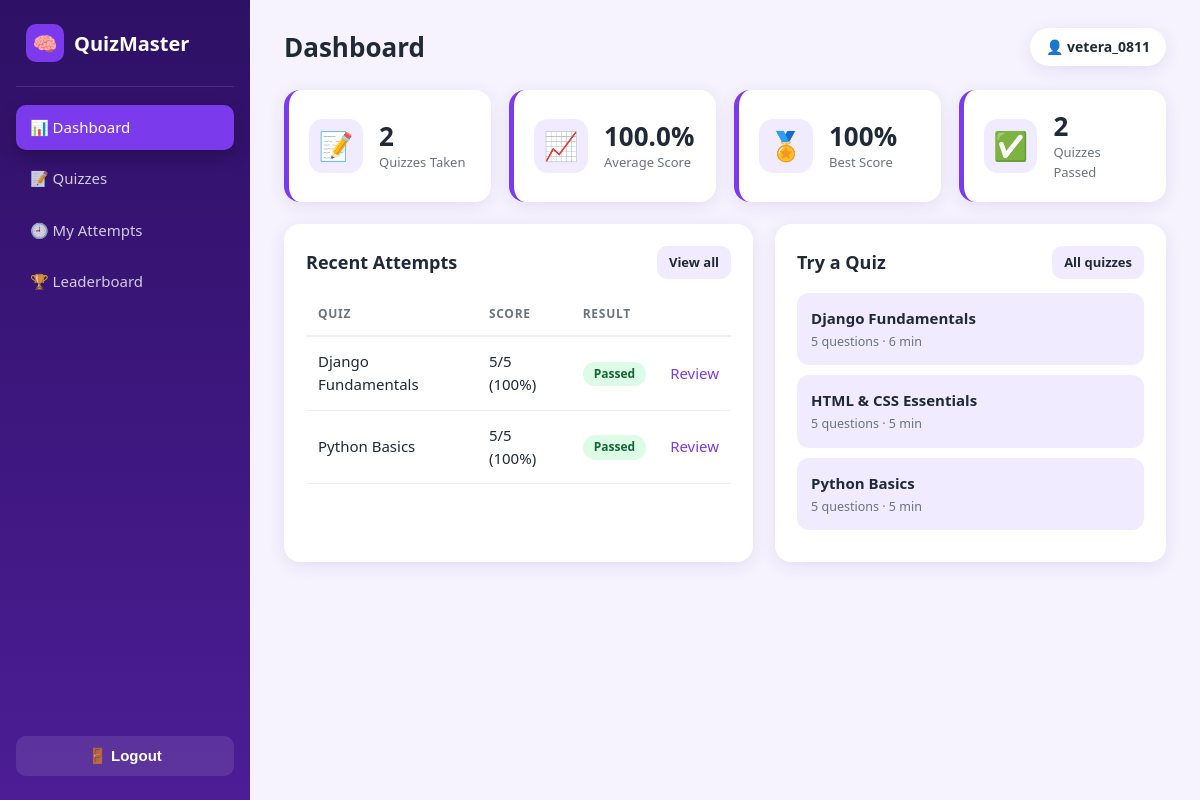
The app's page / (signed in) with its own data.
### quiz/models.py (models this page shows, shortened)
class Attempt(models.Model):
    user = models.ForeignKey(settings.AUTH_USER_MODEL, on_delete=models.CASCADE, related_name='attempts')
    quiz = models.ForeignKey(Quiz, on_delete=models.CASCADE, related_name='attempts')
    started_at = models.DateTimeField(auto_now_add=True)
    finished_at = models.DateTimeField(null=True, blank=True)
    score = models.PositiveIntegerField(default=0)
    total = models.PositiveIntegerField(default=0)
    class Meta:
        ordering = ['-started_at']
    @property
    def percentage(self):
        return round(self.score * 100 / self.total) if self.total else 0
    @property
    def passed(self):
        return self.percentage >= self.quiz.pass_percentage

class Quiz(models.Model):
    title = models.CharField(max_length=150)
    description = models.TextField(blank=True)
    category = models.ForeignKey(Category, null=True, blank=True, on_delete=models.SET_NULL, related_name='quizzes')
    time_limit_minutes = models.PositiveIntegerField(default=10, validators=[MinValueValidator(1)],
                                                     help_text='Time allowed in minutes.')
    pass_percentage = models.PositiveIntegerField(default=50, validators=[MinValueValidator(1), MaxValueValidator(100)])
    is_published = models.BooleanField(default=True, help_text='Only published quizzes with questions are shown to users.')
    created_at = models.DateTimeField(auto_now_add=True)
    class Meta:
        ordering = ['title']
        verbose_name_plural = 'quizzes'

### quiz/views.py (the view)
# urls.py: path('', views.dashboard, name='dashboard'),
@login_required
def dashboard(request):
    finished_qs = Attempt.objects.filter(user=request.user, finished_at__isnull=False).select_related('quiz')
    finished = list(finished_qs[:200])
    percentages = [a.percentage for a in finished]
    context = {
        'attempt_count': finished_qs.count(),
        'average': round(sum(percentages) / len(percentages), 1) if percentages else None,
        'best': max(percentages) if percentages else None,
        'passed_count': sum(1 for a in finished if a.passed),
        'recent': finished[:5],
        'in_progress': Attempt.objects.filter(user=request.user, finished_at__isnull=True).select_related('quiz'),
        'featured': published_quizzes().order_by('-created_at')[:3],
    }
    return render(request, 'quiz/dashboard.html', context)

### quiz/views.py (called while the page is built)
def published_quizzes():
    return (Quiz.objects.filter(is_published=True)
            .select_related('category')
            .annotate(question_total=Count('questions', distinct=True))
            .filter(question_total__gt=0))

### templates/quiz/dashboard.html (shortened to what this page needs)
{% extends 'base.html' %}
{% block heading %}Dashboard{% endblock %}
{% block content %}
<div class="stats-grid">
  <div class="stat-card"><div class="stat-icon">📝</div><div><h3>{{ attempt_count }}</h3><p>Quizzes Taken</p></div></div>
  <div class="stat-card"><div class="stat-icon">📈</div><div><h3>{% if average is not None %}{{ average }}%{% else %}--{% endif %}</h3><p>Average Score</p></div></div>
  <div class="stat-card"><div class="stat-icon">🏅</div><div><h3>{% if best is not None %}{{ best }}%{% else %}--{% endif %}</h3><p>Best Score</p></div></div>
  <div class="stat-card"><div class="stat-icon">✅</div><div><h3>{{ passed_count }}</h3><p>Quizzes Passed</p></div></div>
</div>
<div class="two-col">
  <div class="card">
    <div class="card-head"><h2>Recent Attempts</h2><a class="btn btn-light btn-sm" href="{% url 'attempt_history' %}">View all</a></div>
    {% if recent %}
    <div class="table-wrap"><table>
      <thead><tr><th>Quiz</th><th>Score</th><th>Result</th><th></th></tr></thead>
      <tbody>
      {% for a in recent %}
        <tr>
          <td>{{ a.quiz.title }}</td>
          <td>{{ a.score }}/{{ a.total }} ({{ a.percentage }}%)</td>
          <td>{% if a.passed %}<span class="badge badge-green">Passed</span>{% else %}<span class="badge badge-red">Failed</span>{% endif %}</td>
          <td><a href="{% url 'attempt_result' a.pk %}">Review</a></td>
        </tr>
      {% endfor %}
      </tbody>
    </table></div>
    {% else %}
    <div class="empty"><span class="big">🧠</span>You have not taken any quiz yet. <a href="{% url 'quiz_list' %}">Start one now</a>.</div>
    {% endif %}
  </div>
  <div class="card">
    <div class="card-head"><h2>Try a Quiz</h2><a class="btn btn-light btn-sm" href="{% url 'quiz_list' %}">All quizzes</a></div>
    {% for q in featured %}
      <a class="mini-quiz" href="{% url 'quiz_detail' q.pk %}">
        <strong>{{ q.title }}</strong>
        <small class="muted">{{ q.question_total }} questions · {{ q.time_limit_minutes }} min</small>
      </a>
    {% empty %}
      <div class="empty">No quizzes available yet.{% if user.is_staff %} <a href="{% url 'admin:index' %}">Add some in the admin</a>.{% endif %}</div>
    {% endfor %}
  </div>
</div>
{% endblock %}

### templates/base.html (shortened to what this page needs)
{% load static %}<!DOCTYPE html>
<html lang="en">
<head>
  <link rel="stylesheet" href="{% static 'css/style.css' %}">
</head>
<body>
<div class="layout">
  <aside class="sidebar">
    <div class="brand"><span class="logo">🧠</span> QuizMaster</div>
    <nav class="nav">
      <a href="{% url 'dashboard' %}" class="{% if request.path == '/' %}active{% endif %}">📊 Dashboard</a>
      <a href="{% url 'quiz_list' %}" class="{% if '/quizzes/' in request.path %}active{% endif %}">📝 Quizzes</a>
      <a href="{% url 'attempt_history' %}" class="{% if '/attempts/' in request.path %}active{% endif %}">🕘 My Attempts</a>
      <a href="{% url 'leaderboard' %}" class="{% if '/leaderboard/' in request.path %}active{% endif %}">🏆 Leaderboard</a>
    </nav>
    <form method="post" action="{% url 'logout' %}">{% csrf_token %}
      <button type="submit" class="logout-btn">🚪 Logout</button>
    </form>
  </aside>
  <main class="content">
    <header class="topbar">
      <h1>{% block heading %}{% endblock %}</h1>
      <span class="user-chip">👤 {{ user.username }}</span>
    </header>
    {% block content %}{% endblock %}
  </main>
</div>
</body>
</html>

### static/css/style.css (style rules this page uses)
:root { --primary: #7c3aed; --primary-dark: #6d28d9; --primary2: #ec4899; --dark: #2e1065; --dark2: #4c1d95; --bg: #f6f3ff; --card: #ffffff; --soft: #f1ebff; --text: #1f2937; --muted: #6b7280; --shadow: 0 4px 18px rgba(46, 16, 101, 0.09); }
* { box-sizing: border-box; margin: 0; padding: 0; }
html { scroll-behavior: smooth; }
body { font-family: "Segoe UI", system-ui, -apple-system, Roboto, Arial, sans-serif; background: var(--bg); color: var(--text); line-height: 1.55; font-size: 15px; }
a { color: var(--primary); text-decoration: none; }
h1, h2, h3 { line-height: 1.25; }
.layout { display: flex; min-height: 100vh; }
.sidebar { width: 250px; background: linear-gradient(180deg, var(--dark), var(--dark2)); color: #fff; padding: 24px 16px; position: fixed; inset: 0 auto 0 0; display: flex; flex-direction: column; z-index: 10; }
.brand { display: flex; align-items: center; gap: 10px; font-size: 20px; font-weight: 700; padding: 0 10px 24px; border-bottom: 1px solid rgba(255, 255, 255, 0.12); margin-bottom: 18px; }
.brand span.logo { background: var(--primary); width: 38px; height: 38px; border-radius: 10px; display: grid; place-items: center; font-size: 20px; }
.nav { display: flex; flex-direction: column; gap: 6px; flex: 1; }
.nav a { color: rgba(255, 255, 255, 0.78); padding: 11px 14px; border-radius: 10px; display: flex; align-items: center; gap: 12px; font-weight: 500; transition: 0.2s; }
.nav a.active { background: var(--primary); color: #fff; box-shadow: 0 6px 16px rgba(0, 0, 0, 0.25); }
.logout-btn { width: 100%; background: rgba(255, 255, 255, 0.1); color: #fff; border: 0; padding: 11px; border-radius: 10px; cursor: pointer; font-size: 15px; font-weight: 600; transition: 0.2s; }
.content { margin-left: 250px; flex: 1; padding: 28px 34px; min-width: 0; }
.topbar { display: flex; justify-content: space-between; align-items: center; margin-bottom: 24px; gap: 12px; flex-wrap: wrap; }
.topbar h1 { font-size: 26px; }
.user-chip { background: var(--card); padding: 8px 16px; border-radius: 999px; box-shadow: var(--shadow); font-weight: 600; font-size: 14px; }
.card { background: var(--card); border-radius: 16px; padding: 22px; box-shadow: var(--shadow); margin-bottom: 22px; }
.card h2 { font-size: 18px; margin-bottom: 14px; }
.card-head { display: flex; justify-content: space-between; align-items: center; gap: 10px; margin-bottom: 14px; flex-wrap: wrap; }
.card-head h2 { margin: 0; }
.stats-grid { display: grid; grid-template-columns: repeat(auto-fit, minmax(200px, 1fr)); gap: 18px; margin-bottom: 22px; }
.stat-card { background: var(--card); border-radius: 16px; padding: 20px; box-shadow: var(--shadow); display: flex; align-items: center; gap: 16px; border-left: 5px solid var(--primary); }
.stat-icon { font-size: 28px; width: 54px; height: 54px; display: grid; place-items: center; border-radius: 14px; background: var(--soft); }
.stat-card h3 { font-size: 26px; }
.stat-card p { color: var(--muted); font-size: 13px; }
.two-col { display: grid; grid-template-columns: 1.2fr 1fr; gap: 22px; }
.btn { display: inline-flex; align-items: center; gap: 6px; padding: 10px 18px; border-radius: 10px; border: 0; cursor: pointer; font-size: 14px; font-weight: 600; background: var(--primary); color: #fff; transition: 0.2s; text-decoration: none; }
.btn-light { background: var(--soft); color: var(--text); }
.btn-sm { padding: 6px 12px; font-size: 13px; }
.table-wrap { overflow-x: auto; }
table { width: 100%; border-collapse: collapse; }
th { text-align: left; font-size: 12px; text-transform: uppercase; letter-spacing: 0.06em; color: var(--muted); padding: 12px; border-bottom: 2px solid var(--soft); }
td { padding: 13px 12px; border-bottom: 1px solid var(--soft); vertical-align: middle; }
.badge { display: inline-block; padding: 3px 11px; border-radius: 999px; font-size: 12px; font-weight: 700; }
.badge-green { background: #dcfce7; color: #166534; }
.muted { color: var(--muted); }
.mini-quiz { display: flex; flex-direction: column; gap: 2px; padding: 14px; border-radius: 12px; background: var(--soft); margin-bottom: 10px; color: var(--text); transition: 0.2s; }

### records on screen
Attempt: quiz "Django Fundamentals", score "5", total "5", percentage "100", shows "Passed"
Attempt: quiz "Python Basics", score "5", total "5", percentage "100", shows "Passed"
Quiz: title "Django Fundamentals", question_total "5", time_limit_minutes "6"
Quiz: title "HTML & CSS Essentials", question_total "5", time_limit_minutes "5"
Quiz: title "Python Basics", question_total "5", time_limit_minutes "5"

### other values on screen
{{ user.username }} "vetera_0811"
{{ attempt_count }} "2"
{{ average }} "100.0"
{{ best }} "100"
{{ passed_count }} "2"
